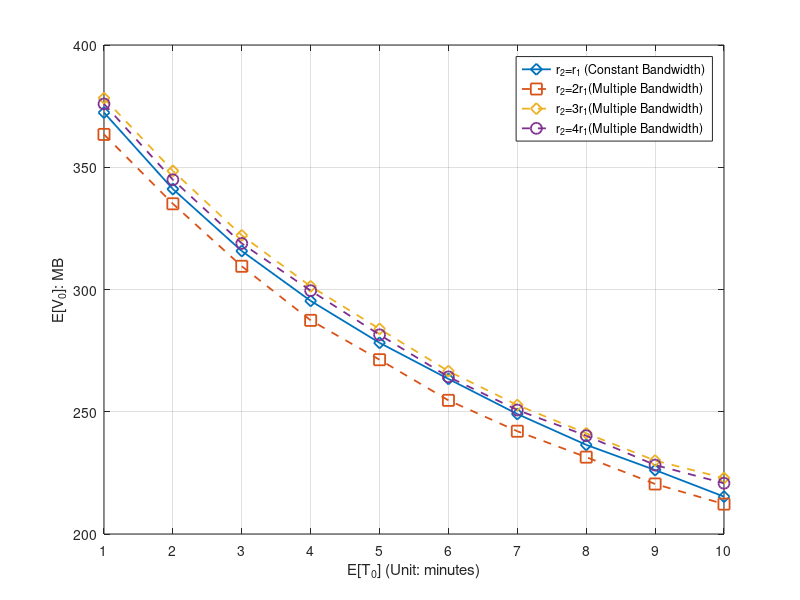

This chart was generated by the following MATLAB code:
%% Minutes
x_label =[1 2 3 4 5 6 7 8 9 10];



%% for DeadlinMissRatio

%Miss ratio
%y_11 = [0.38668	0.40542	0.41758	0.42706	0.43648	0.44642	0.4561	0.46532	0.471	0.47568];
%y_12 = [0.38772	0.40208	0.41762	0.43348	0.44206	0.45158	0.4574	0.4661	0.47056	0.47398];
%y_13 = [0.3862	0.398	0.4131	0.4258	0.43892	0.44698	0.45764	0.4595	0.46854	0.47234];
%y_14 = [0.38464	0.4027	0.41848	0.42696	0.43426	0.45028	0.45372	0.45642	0.4668	0.47038];

%E[V_O]
y_11 = [372.351369	341.07992	315.744762	295.343759	278.190917	263.424112	249.07236	236.465438	226.155437	215.282757];
y_12 = [363.43475	335.053158	309.495507	287.386697	271.283593	254.671209	242.036602	231.434955	220.456075	212.229211];
y_13 = [378.244424	348.51552	322.130525	301.289139	283.886731	266.602805	252.744493	241.194851	230.028843	222.867831];
y_14 = [375.909567	344.892918	318.853669	299.51931	281.483131	264.281023	250.712689	240.21331	228.209618	220.760396];

%E[V_D]
%y_11 = [806.930511	794.58311	786.218702	778.700181	772.104903	767.880001	762.017582	755.675357	753.263754	747.509705];
%y_12 = [803.555776	796.513432	785.81989	774.648915	771.019161	763.596099	759.789409	754.62032	752.384922	750.162925];
%y_13 = [806.997228	798.645766	786.778454	778.720424	773.848507	766.624029	760.313119	757.809816	754.050068	751.201141];
%y_14 = [808.504039	796.815537	786.145474	781.238283	775.434437	765.57784	762.107901	761.084034	754.21436	753.119598];







i = i+1;
figure(i)

plot(x_label,y_11,'-d', 'MarkerSize',8, 'LineWidth',1.3)
hold on
plot(x_label,y_12,'--s', 'MarkerSize',8, 'LineWidth',1.3)
hold on
plot(x_label,y_13,'--d', 'MarkerSize',8, 'LineWidth',1.3)
hold on
plot(x_label,y_14,'--o', 'MarkerSize',8, 'LineWidth',1.3)
hold on


%ylabel('P_{miss}')
ylabel('E[V_0]: MB')
%ylabel('E[V_D]: MB')
xlabel('E[T_0] (Unit: minutes)')


xticklabels({'1','2','3','4','5','6','7','8','9','10'});

												
xlim([1, 10]);

%xticklabels({'0',	'1',	'2',	'3',	'4','5',	'6',	'7',	'8',	'9',	'10',	'11',	'12',	'13',	'14',	'15',	'16',	'17'	,'18'	,'20'	,'21'	,'22',	'23',	'24',	'26'});
set(gca, 'XTick', x_label);
%set(gca,'xticklabel',num2str(get(gca,'XTick')','%.4f'))
%legend({'F=200','F=500','F=1000'},'NumColumns',1);
legend({'r_2=r_1 (Constant Bandwidth)','r_2=2r_1(Multiple Bandwidth)','r_2=3r_1(Multiple Bandwidth)','r_2=4r_1(Multiple Bandwidth)'},'NumColumns',1);

hold off;
grid on;